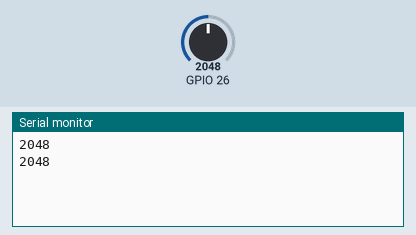
Bench run of a sketch on a simulated ESP32. Shown: the last lines printed to the serial monitor. The test bench sets the inputs (shaded band); at power-on: GPIO 26 = 2048.

Above: at 1.8 s.
1.9 s: GPIO 26 set to 2866
At 2.3 s:
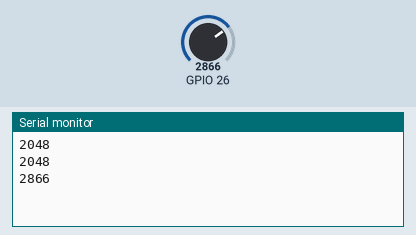
3.4 s: GPIO 26 set to 3603
At 4.8 s:
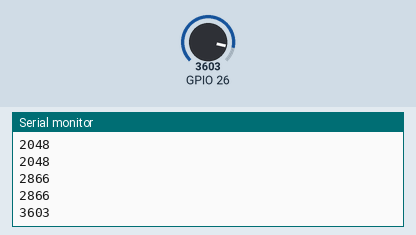
Timing chart, 0 to 6.4 s (numbered marks = the images above; inputs shaded):
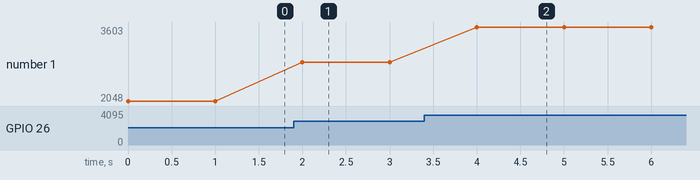

The sketch:

S1.ino
```cpp
#include <esp_now.h>
#include <WiFi.h>

//
int SensorPIN = 2;

// Master MAC Address
uint8_t broadcastAddress[] = {0x0C, 0xB8, 0x15, 0xD8, 0xEB, 0x10};

// Structure  to send data
typedef struct struct_message {
    int id; // Slave ID
    int x;  // Train Passing Status
} struct_message;

// Create a struct_message called myData
struct_message myData;

// Create peer interface
esp_now_peer_info_t peerInfo;

// callback when data is sent
void OnDataSent(const uint8_t *mac_addr, esp_now_send_status_t status) {
  //Serial.print("\r\nLast Packet Send Status:\t");
  //Serial.println(status == ESP_NOW_SEND_SUCCESS ? "Delivery Success" : "Delivery Fail");
}

void setup() {
  // Init Serial Monitor
  Serial.begin(115200);

  // Set device as a Wi-Fi Station
  WiFi.mode(WIFI_STA);

  // Init ESP-NOW
  if (esp_now_init() != ESP_OK) {
    //Serial.println("Error initializing ESP-NOW");
    return;
  }

  // Once ESPNow is successfully Init, we will register for Send CB to
  // get the status of Trasnmitted packet
  esp_now_register_send_cb(OnDataSent);

  // Register peer
  memcpy(peerInfo.peer_addr, broadcastAddress, 6);
  peerInfo.channel = 0;
  peerInfo.encrypt = false;

  // Add peer
  if (esp_now_add_peer(&peerInfo) != ESP_OK){
    //Serial.println("Failed to add peer");
    return;
  }
}
int in1 = 1;
int in2 = 0;
void loop() {
  int i = analogRead(26);
  Serial.println(i);

  // Set values to send
  myData.id = 1;

  //if((2515<=i)&&(i>=2525)){

    //myData.x = in1;
  //}
  //else{
    //myData.x = in2;
  //}
  // Send message via ESP-NOW
  esp_err_t result = esp_now_send(broadcastAddress, (uint8_t *) &myData, sizeof(myData));

  if (result == ESP_OK) {
    //Serial.println("Sent with success");
  }
  else {
    //Serial.println("Error sending the data");
  }
  delay(1000);
}
```

Measured:
- after the input at 1.9 s, the serial monitor: prints a new line after 0.10 s (image 1)
- after the input at 3.4 s, the serial monitor: prints a new line after 0.60 s (image 2)
- plotted number 1: 2048 → 2866 after the input at 1.9 s, 2866 → 3603 after the input at 3.4 s
